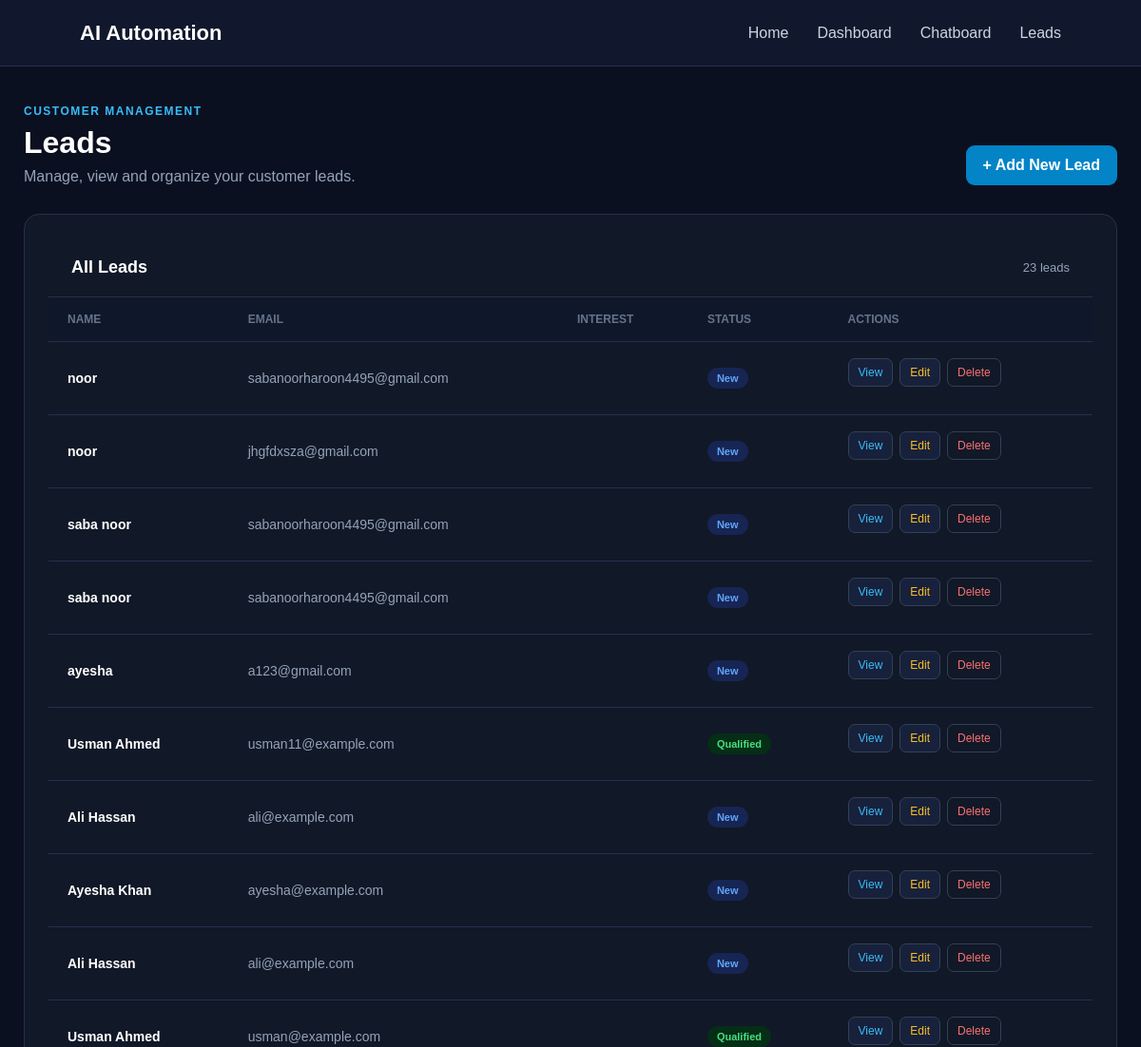
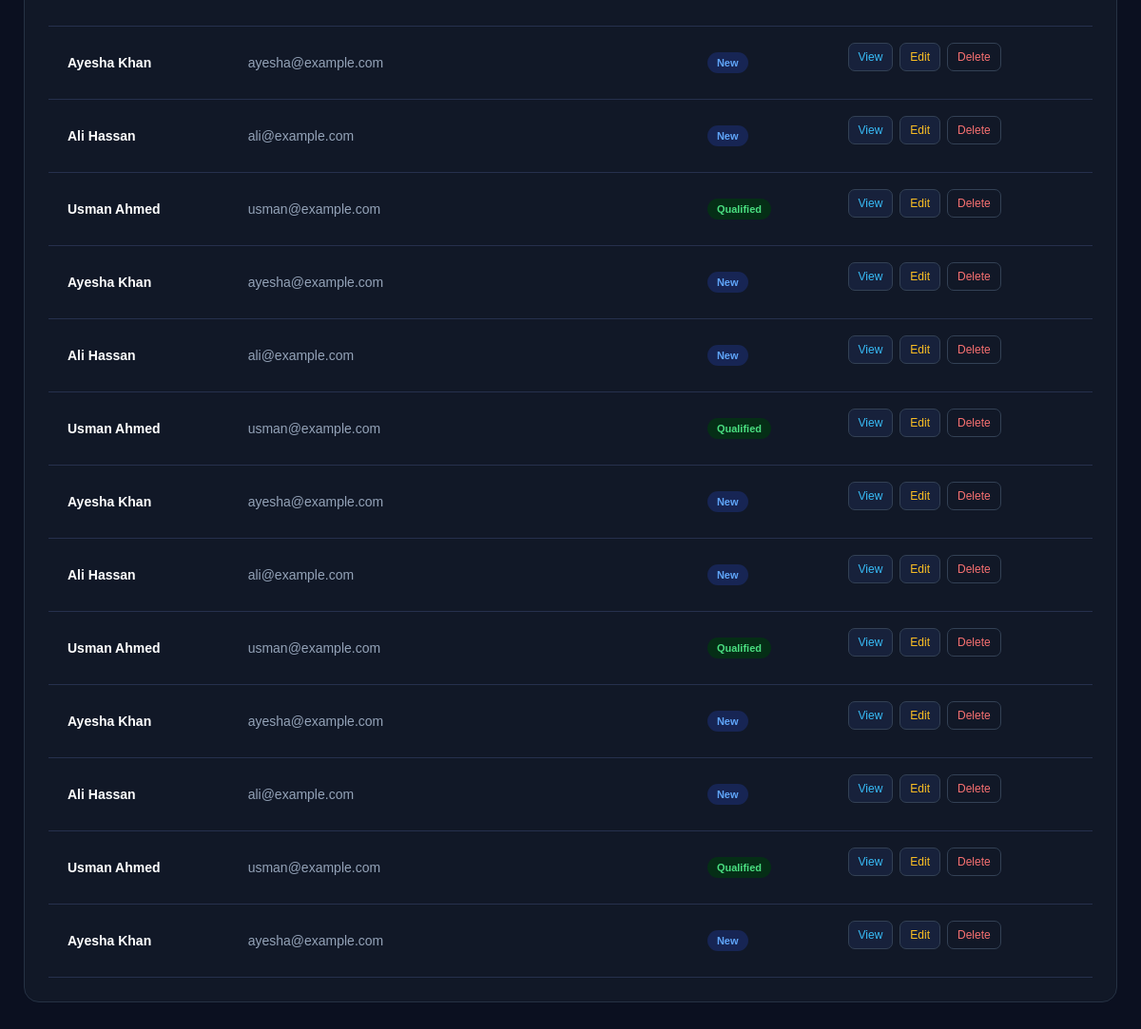
Screenshot of /leads/ with the database file from the repository (2 pictures, top to bottom).
### automation/models.py (models this page shows, shortened)
class Lead(models.Model):
    STATUS_CHOICES = [
        ("New", "New"),
        ("Contacted", "Contacted"),
        ("Qualified", "Qualified"),
        ('converted', 'Converted'),
    ]
    name = models.CharField(max_length=200)
    email = models.EmailField(blank=True, null=True)
    phone = models.CharField(max_length=20, blank=True, null=True)
    company = models.CharField(max_length=200, blank=True, null=True)
    status = models.CharField(max_length=20, choices=STATUS_CHOICES, default='new')
    notes = models.TextField(blank=True, null=True)
    created_at = models.DateTimeField(auto_now_add=True)

### automation/views.py (the view)
# urls.py: path("leads/", views.leads, name="leads"),
def leads(request):
    all_leads = Lead.objects.all().order_by("-created_at")
    return render(
        request,
        "leads.html",
        {"leads": all_leads}
    )

### automation/templates/leads.html (shortened to what this page needs)
{% extends "base.html" %}
{% block content %}
<div class="leads-page">
    <div class="leads-header">
        <div>
            <div class="badge">
                CUSTOMER MANAGEMENT
            </div>
            <h1>Leads</h1>
            <p>
                Manage, view and organize your customer leads.
            </p>
        </div>
        <a href="{% url 'add_lead' %}" class="add-btn">
            + Add New Lead
        </a>
    </div>
    <div class="leads-card">
        <div class="table-top">
            <h2>All Leads</h2>
            <span class="lead-count">
                {{ leads|length }} lead{{ leads|length|pluralize }}
            </span>
        </div>
        {% if leads %}
        <div class="table-wrapper">
            <table>
                <thead>
                    <tr>
                        <th>Name</th>
                        <th>Email</th>
                        <th>Interest</th>
                        <th>Status</th>
                        <th>Actions</th>
                    </tr>
                </thead>
                <tbody>
                    {% for lead in leads %}
                    <tr>
                        <td class="name">
                            {{ lead.name }}
                        </td>
                        <td class="email">
                            {{ lead.email }}
                        </td>
                        <td>
                        </td>
                        <td>
                            {% if lead.status == "New" %}
                                <span class="status status-new">
                                    New
                                </span>
                            {% elif lead.status == "Contacted" %}
                                <span class="status status-contacted">
                                    Contacted
                                </span>
                            {% else %}
                                <span class="status status-qualified">
                                    Qualified
                                </span>
                            {% endif %}
                        </td>
                        <td>
                            <div class="actions">
                                <a
                                    href="{% url 'view_lead' lead.id %}"
                                    class="action-btn view-btn"
                                >
                                    View
                                </a>
                                <a
                                    href="{% url 'edit_lead' lead.id %}"
                                    class="action-btn edit-btn"
                                >
                                    Edit
                                </a>
                                <form
                                    method="POST"
                                    action="{% url 'delete_lead' lead.id %}"
                                    onsubmit="return confirm('Are you sure you want to delete this lead?');"
                                >
                                    <button
                                        type="submit"
                                        class="action-btn delete-btn"
                                    >
                                        Delete
                                    </button>
                                </form>
                            </div>
                        </td>
                    </tr>
                    {% endfor %}
                </tbody>
            </table>
        </div>
        {% endif %}
    </div>
</div>
{% endblock %}

### automation/templates/base.html (shortened to what this page needs)
{% load static %}
<!DOCTYPE html>
<html lang="en">
<head>
    <link rel="stylesheet" href="{% static 'style.css' %}">
</head>
<body>
<nav class="navbar">
    <div class="logo">AI Automation</div>
    <div class="nav-links">
        <a href="{% url 'home' %}">Home</a>
        <a href="{% url 'dashboard' %}">Dashboard</a>
        <a href="{% url 'chatboard' %}">Chatboard</a>
        <a href="{% url 'leads' %}">Leads</a>
    </div>
</nav>
<main>
    {% block content %}
    {% endblock %}
</main>
</body>
</html>

### static/style.css (style rules this page uses)
* { margin: 0; padding: 0; box-sizing: border-box; }
body { font-family: Arial, sans-serif; background: #0b1020; color: #ffffff; }
.navbar { height: 70px; background: #11182d; display: flex; align-items: center; justify-content: space-between; padding: 0 7%; border-bottom: 1px solid #26304d; }
.logo { font-size: 22px; font-weight: bold; }
.nav-links { display: flex; gap: 30px; }
.nav-links a { color: #cbd5e1; text-decoration: none; }
.stat-card, .dashboard-card, .leads-card, .chat-container { background: #11182d; border: 1px solid #26304d; border-radius: 12px; }
.status { padding: 6px 12px; border-radius: 20px; font-size: 12px; }
.action-btn { display: block; padding: 15px; background: #17213b; color: white; text-decoration: none; border-radius: 8px; margin-bottom: 12px; }
.leads-card { padding: 25px; margin-bottom: 60px; }
.table-wrapper { overflow-x: auto; }
table { width: 100%; border-collapse: collapse; }
th, td { text-align: left; padding: 16px; border-bottom: 1px solid #26304d; }
th { color: #9ca9bf; font-size: 14px; }
td { color: #dbe4f2; }

### automation/templates/leads.html (style rules this page uses)
.leads-page { max-width: 1200px; margin: 0 auto; padding: 40px 25px; }
.leads-header { display: flex; justify-content: space-between; align-items: flex-end; margin-bottom: 30px; gap: 20px; }
.badge { color: #38bdf8; font-size: 12px; font-weight: bold; letter-spacing: 1.5px; }
.leads-header h1 { font-size: 32px; margin: 8px 0; }
.leads-header p { color: #94a3b8; }
.add-btn { background: #0284c7; color: white; text-decoration: none; padding: 12px 18px; border-radius: 9px; font-weight: bold; white-space: nowrap; }
.leads-card { background: #111827; border: 1px solid #263244; border-radius: 16px; overflow: hidden; }
.table-top { padding: 20px 24px; border-bottom: 1px solid #263244; display: flex; justify-content: space-between; align-items: center; }
.table-top h2 { font-size: 18px; }
.lead-count { color: #94a3b8; font-size: 13px; }
.table-wrapper { overflow-x: auto; }
table { width: 100%; border-collapse: collapse; }
th { text-align: left; color: #64748b; font-size: 12px; text-transform: uppercase; padding: 16px 20px; background: #0f172a; }
td { padding: 17px 20px; border-top: 1px solid #263244; color: #cbd5e1; font-size: 14px; }
.name { color: white; font-weight: 600; }
.email { color: #94a3b8; }
.status { display: inline-block; padding: 5px 10px; border-radius: 20px; font-size: 11px; font-weight: bold; }
.status-new { background: #172554; color: #60a5fa; }
.status-qualified { background: #052e16; color: #4ade80; }
.actions { display: flex; gap: 7px; }
.action-btn { text-decoration: none; padding: 7px 10px; border-radius: 7px; font-size: 12px; border: 1px solid #334155; }
.view-btn { color: #38bdf8; }
.edit-btn { color: #fbbf24; }
.delete-btn { background: transparent; color: #f87171; cursor: pointer; }

### rows the page displays
Lead: name "noor", email "sabanoorharoon4495@gmail.com", status "New"
Lead: name "noor", email "jhgfdxsza@gmail.com", status "New"
Lead: name "saba noor", email "sabanoorharoon4495@gmail.com", status "New"
Lead: name "saba noor", email "sabanoorharoon4495@gmail.com", status "New"
Lead: name "ayesha", email "a123@gmail.com", status "New"
Lead: name "Usman Ahmed", email "usman11@example.com", status "Qualified"
Lead: name "Ali Hassan", email "ali@example.com", status "New"
Lead: name "Ayesha Khan", email "ayesha@example.com", status "New"
Lead: name "Ali Hassan", email "ali@example.com", status "New"
Lead: name "Usman Ahmed", email "usman@example.com", status "Qualified"
Lead: name "Ayesha Khan", email "ayesha@example.com", status "New"
Lead: name "Ali Hassan", email "ali@example.com", status "New"
Lead: name "Usman Ahmed", email "usman@example.com", status "Qualified"
Lead: name "Ayesha Khan", email "ayesha@example.com", status "New"
Lead: name "Ali Hassan", email "ali@example.com", status "New"
Lead: name "Usman Ahmed", email "usman@example.com", status "Qualified"
Lead: name "Ayesha Khan", email "ayesha@example.com", status "New"
Lead: name "Ali Hassan", email "ali@example.com", status "New"
Lead: name "Usman Ahmed", email "usman@example.com", status "Qualified"
Lead: name "Ayesha Khan", email "ayesha@example.com", status "New"
Lead: name "Ali Hassan", email "ali@example.com", status "New"
Lead: name "Usman Ahmed", email "usman@example.com", status "Qualified"
Lead: name "Ayesha Khan", email "ayesha@example.com", status "New"

### other values shown
{{ leads|length }} "23"
